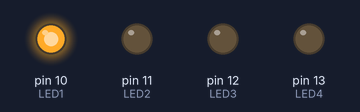
This sketch was run on a simulated Arduino Uno, built with avr-gcc and run on an emulated ATmega328P. Shown: output pins drawn as LEDs (lit = HIGH).

Above: at 0.1 s.
At 0.9 s:
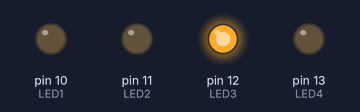
At 1.3 s:
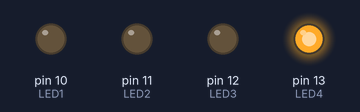
At 2.1 s:
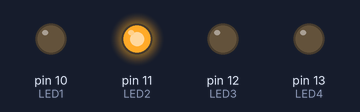
At 3.5 s:
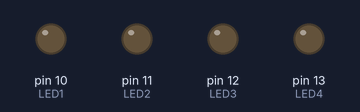
Timing chart, 0 to 3.8 s (numbered marks = the images above):
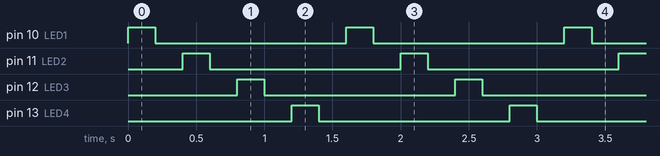

Measured:
- by itself, pin 10 (LED1), pin 11 (LED2), pin 12 (LED3), pin 13 (LED4): alternates HIGH for 0.20 s and LOW for 1.4 s
- by itself, everything shown: repeats every 1.6 s, in 8 steps

The sketch:

5_LED-on-off.ino
```cpp
#define LED1 10
#define LED2 11
#define LED3 12
#define LED4 13

void setup() {
  // put your setup code here, to run once:

  pinMode(LED1, OUTPUT);
  pinMode(LED2, OUTPUT);
  pinMode(LED3, OUTPUT);
  pinMode(LED4, OUTPUT);

}

void loop() {
  // put your main code here, to run repeatedly:
  digitalWrite(LED1, HIGH);
  delay(200);
  digitalWrite(LED1, LOW);
  delay(200);

  digitalWrite(LED2, HIGH);
  delay(200);
  digitalWrite(LED2, LOW);
  delay(200);

  digitalWrite(LED3, HIGH);
  delay(200);
  digitalWrite(LED3, LOW);
  delay(200);

  digitalWrite(LED4, HIGH);
  delay(200);
  digitalWrite(LED4, LOW);
  delay(200);

}
```
